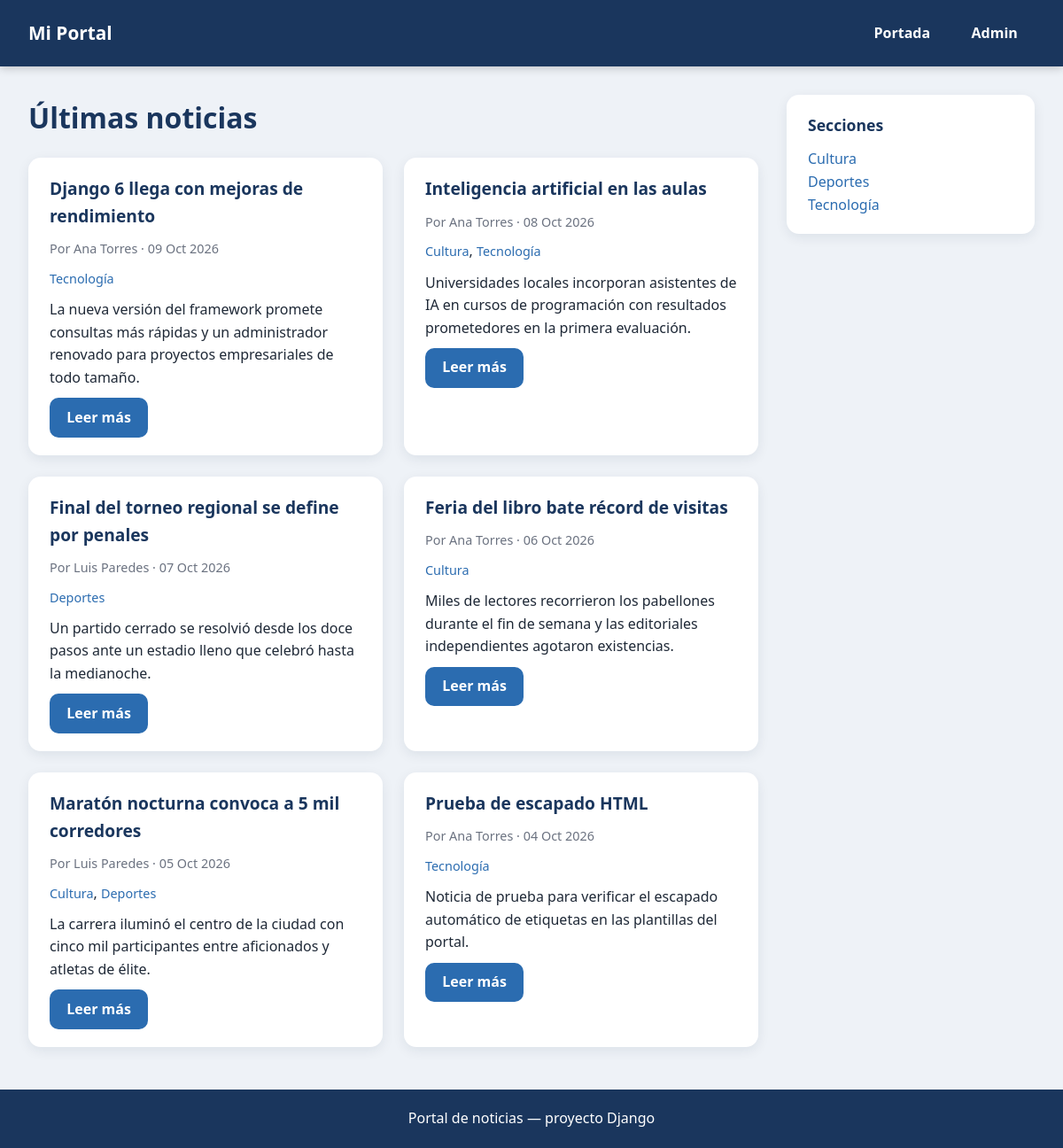
Page /news/ on the committed database.
### news/models.py (models this page shows, shortened)
class Article(models.Model):
    title = models.CharField(max_length=200)
    slug = models.SlugField(max_length=200, unique=True)
    summary = models.TextField(help_text='Short excerpt shown on cards.')
    body = models.TextField()
    featured_image = models.ImageField(upload_to='articles/', null=True, blank=True)
    published_date = models.DateTimeField(default=timezone.now)
    is_published = models.BooleanField(default=True)
    author = models.ForeignKey(
        Author,
        on_delete=models.SET_NULL,
        null=True,
        blank=True,
        related_name='articles',
    )
    categories = models.ManyToManyField(Category, related_name='articles', blank=True)
    created_at = models.DateTimeField(auto_now_add=True)
    updated_at = models.DateTimeField(auto_now=True)
    class Meta:
        ordering = ['-published_date']
        verbose_name = 'article'
        verbose_name_plural = 'articles'

class Author(models.Model):
    first_name = models.CharField(max_length=100)
    last_name = models.CharField(max_length=100)
    email = models.EmailField(unique=True)
    bio = models.TextField(blank=True)
    photo = models.ImageField(upload_to='authors/', null=True, blank=True)
    class Meta:
        ordering = ['last_name', 'first_name']
        verbose_name = 'author'
        verbose_name_plural = 'authors'
    def __str__(self):
        return f'{self.first_name} {self.last_name}'

class Category(models.Model):
    name = models.CharField(max_length=100, unique=True)
    slug = models.SlugField(max_length=100, unique=True)
    description = models.TextField(blank=True)
    class Meta:
        ordering = ['name']
        verbose_name = 'category'
        verbose_name_plural = 'categories'

### news/views.py (the view)
# urls.py: path('', views.frontpage, name='frontpage'),
def frontpage(request):
    articles = (
        Article.objects.filter(is_published=True)
        .select_related('author')
        .prefetch_related('categories')
    )
    return render(request, 'news/frontpage.html', {
        'articles': articles,
        'categories': _sidebar_categories(),
    })

### news/views.py (called while the page is built)
def _sidebar_categories():
    return Category.objects.all()

### news/templates/news/frontpage.html (shortened to what this page needs)
{% extends "news/base.html" %}
{% block content %}
<h1 class="portal-heading">Últimas noticias</h1>
<div class="news-grid">
    {% for article in articles %}
        {% include "news/_article_card.html" with article=article %}
    {% empty %}
        <p class="portal-empty">Todavía no hay noticias publicadas.</p>
    {% endfor %}
</div>
{% endblock %}

### news/templates/news/base.html (shortened to what this page needs)
{% load static %}
<!DOCTYPE html>
<html lang="es">
<head>
    <link rel="stylesheet" href="{% static 'news/css/portal.css' %}">
</head>
<body>
    <header class="portal-header">
        <div class="portal-container portal-header-inner">
            <a class="portal-logo" href="{% url 'news:frontpage' %}">Mi Portal</a>
            <nav class="portal-nav">
                <a href="{% url 'news:frontpage' %}">Portada</a>
                <a href="/admin/">Admin</a>
            </nav>
        </div>
    </header>
    <div class="portal-container portal-layout">
        <main class="portal-main">
            {% block content %}{% endblock %}
        </main>
        <aside class="portal-sidebar">
            {% block sidebar %}
            <section class="sidebar-box">
                <h2>Secciones</h2>
                <ul>
                    {% for category in categories %}
                    <li><a href="{% url 'news:category-list' category.pk %}">{{ category.name }}</a></li>
                    {% empty %}
                    <li>Sin secciones.</li>
                    {% endfor %}
                </ul>
            </section>
            {% endblock %}
        </aside>
    </div>
    <footer class="portal-footer">
        <div class="portal-container">
            <p>Portal de noticias — proyecto Django</p>
        </div>
    </footer>
</body>
</html>

### news/templates/news/_article_card.html (shortened to what this page needs)
<article class="news-card">
    <div class="news-card-body">
        <h2 class="news-card-title">
            <a href="{% url 'news:article-detail' article.pk %}">{{ article.title }}</a>
        </h2>
        <p class="news-card-meta">
            {% if article.author %}Por {{ article.author }} · {% endif %}{{ article.published_date|date:"d M Y" }}
        </p>
        <p class="news-card-tags">
            {% for category in article.categories.all %}
            <a href="{% url 'news:category-list' category.pk %}">{{ category.name }}</a>{% if not forloop.last %}, {% endif %}
            {% endfor %}
        </p>
        <p class="news-card-summary">{{ article.summary|truncatewords:30 }}</p>
        <a class="news-btn" href="{% url 'news:article-detail' article.pk %}">Leer más</a>
    </div>
</article>

### news/static/news/css/portal.css (style rules this page uses)
:root { --navy: #1a365d; --accent: #2b6cb0; --accent-hover: #2c5282; --bg: #eef2f7; --card: #ffffff; --text: #1f2937; --muted: #6b7280; --radius: 14px; --shadow: 0 4px 14px rgba(15, 35, 70, 0.08); }
* { margin: 0; padding: 0; box-sizing: border-box; }
body { font-family: 'Segoe UI', system-ui, -apple-system, Arial, sans-serif; background: var(--bg); color: var(--text); line-height: 1.6; }
.portal-container { max-width: 1200px; margin: 0 auto; padding: 0 2rem; }
.portal-header { background: var(--navy); box-shadow: 0 2px 10px rgba(0, 0, 0, 0.2); }
.portal-header-inner { display: flex; justify-content: space-between; align-items: center; padding-top: 1rem; padding-bottom: 1rem; }
.portal-logo { color: #fff; font-weight: 800; font-size: 1.3rem; text-decoration: none; }
.portal-nav { display: flex; gap: 0.5rem; }
.portal-nav a { color: #fff; text-decoration: none; font-weight: 600; padding: 0.55rem 1.2rem; border-radius: 8px; transition: background-color 0.2s ease; }
.portal-layout { display: grid; grid-template-columns: 1fr 280px; gap: 2rem; padding-top: 2rem; padding-bottom: 2rem; }
.portal-heading { color: var(--navy); margin-bottom: 1.25rem; }
.sidebar-box { background: var(--card); border-radius: var(--radius); box-shadow: var(--shadow); padding: 1.25rem 1.5rem; }
.sidebar-box h2 { font-size: 1.1rem; color: var(--navy); margin-bottom: 0.75rem; }
.sidebar-box ul { list-style: none; }
.sidebar-box a { color: var(--accent); text-decoration: none; }
.news-grid { display: grid; grid-template-columns: repeat(2, 1fr); gap: 1.5rem; }
.news-card { background: var(--card); border-radius: var(--radius); box-shadow: var(--shadow); overflow: hidden; display: flex; flex-direction: column; transition: transform 0.2s ease, box-shadow 0.2s ease; }
.news-card-body { padding: 1.25rem 1.5rem; display: flex; flex-direction: column; gap: 0.6rem; }
.news-card-title { font-size: 1.2rem; }
.news-card-title a { color: var(--navy); text-decoration: none; }
.news-card-meta { color: var(--muted); font-size: 0.9rem; }
.news-card-tags a { color: var(--accent); font-size: 0.9rem; text-decoration: none; }
.news-card-summary { color: var(--text); }
.news-btn { align-self: flex-start; margin-top: auto; background: var(--accent); color: #fff; text-decoration: none; font-weight: 600; padding: 0.6rem 1.2rem; border-radius: 10px; }
.portal-footer { background: var(--navy); color: #fff; text-align: center; padding: 1.25rem 0; margin-top: 1rem; }

### rows in the picture
Article: title "Django 6 llega con mejoras de rendimiento", author "Ana Torres", published_date "09 Oct 2026", summary "La nueva versión del framework promete consultas más rápidas y un administrador renovado para proyectos empresariales de todo tamaño."
Category: name "Tecnología"
Article: title "Inteligencia artificial en las aulas", author "Ana Torres", published_date "08 Oct 2026", summary "Universidades locales incorporan asistentes de IA en cursos de programación con resultados prometedores en la primera evaluación."
Category: name "Cultura"
Article: title "Final del torneo regional se define por penales", author "Luis Paredes", published_date "07 Oct 2026", summary "Un partido cerrado se resolvió desde los doce pasos ante un estadio lleno que celebró hasta la medianoche."
Category: name "Deportes"
Article: title "Feria del libro bate récord de visitas", author "Ana Torres", published_date "06 Oct 2026", summary "Miles de lectores recorrieron los pabellones durante el fin de semana y las editoriales independientes agotaron existencias."
Article: title "Maratón nocturna convoca a 5 mil corredores", author "Luis Paredes", published_date "05 Oct 2026", summary "La carrera iluminó el centro de la ciudad con cinco mil participantes entre aficionados y atletas de élite."
Article: title "Prueba de escapado HTML", author "Ana Torres", published_date "04 Oct 2026", summary "Noticia de prueba para verificar el escapado automático de etiquetas en las plantillas del portal."
